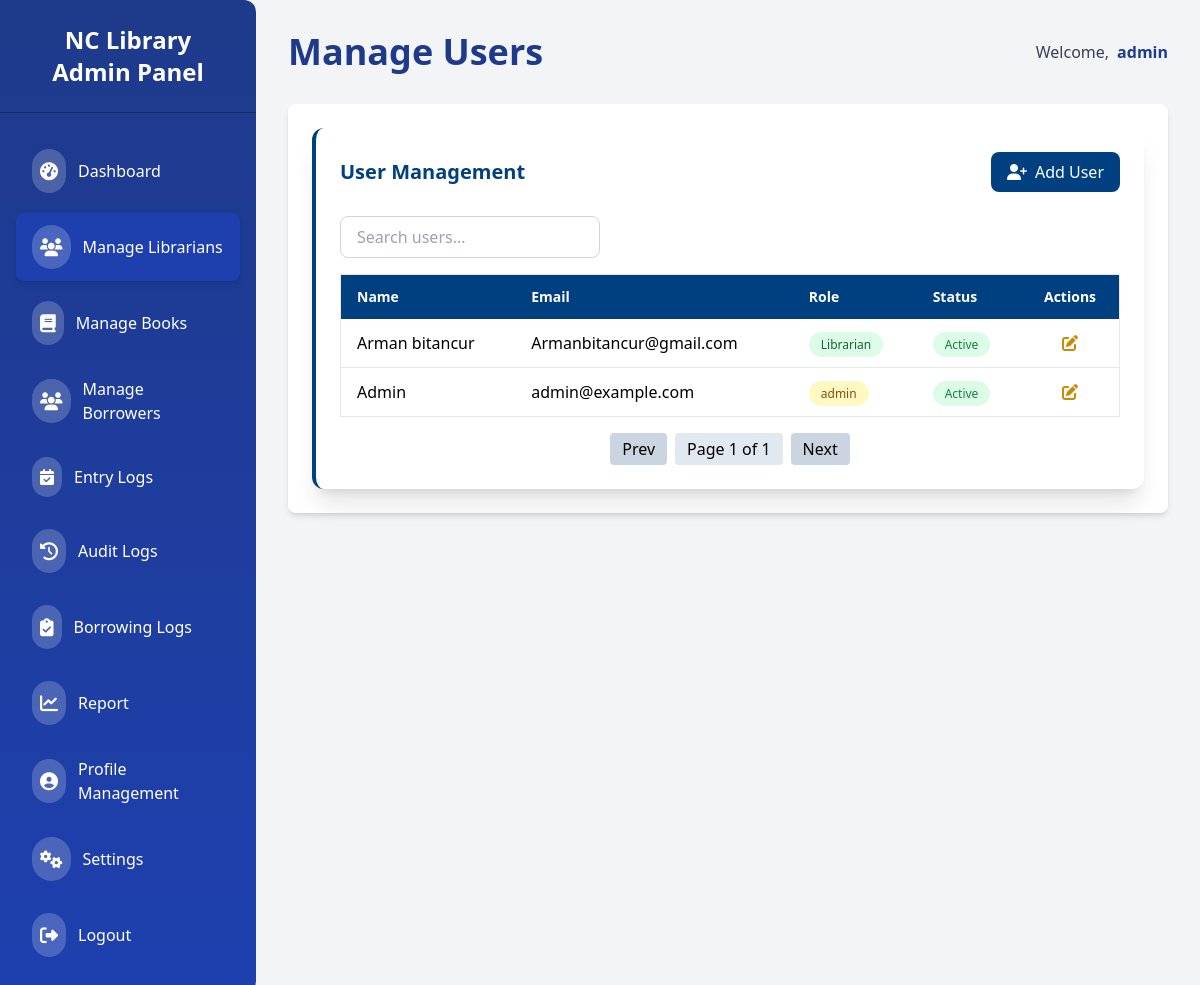
Page /admin/manage_librarians (signed in) on the committed database.
### app/models/user.py (models this page shows, shortened)
class User(db.Model, UserMixin):
    id = db.Column(db.Integer, primary_key=True)
    username = db.Column(db.String(80), unique=True, nullable=False)
    email = db.Column(db.String(120), unique=True, nullable=False)
    password_hash = db.Column(db.String(128), nullable=False)
    role = db.Column(db.String(50), nullable=False)
    is_active = db.Column(
        db.Boolean,
        nullable=False,
        server_default=expression.true()
    )

### app/routes/admin/librarians.py (the view)
@admin_bp.route("/manage_librarians")
@role_required("admin")
def manage_librarians():
    librarians = User.query.order_by(User.username.asc()).all()
    return render_template("admin/librarians.html", users=librarians)

### app/templates/admin/librarians.html (shortened to what this page needs)
{% extends "admin/admin_base.html" %}  {% block header %}Manage Users{% endblock %} {% block content %}
<div
  class="col-span-full bg-white shadow-xl rounded-xl p-6 border-l-4 border-[#004080]"
>
  <div
    class="flex flex-col md:flex-row md:items-center md:justify-between gap-4 mb-6"
  >
    <h2 class="text-xl font-semibold text-[#004080]">User Management</h2>
    <button
      type="button"
      onclick="openAddUserModal()"
      class="bg-[#004080] text-white px-4 py-2 rounded-lg hover:bg-[#002244] transition flex items-center gap-2"
    >
      <i class="fas fa-user-plus"></i>
      <span>Add User</span>
    </button>
  </div>
  <div class="mb-4">
    <input
      type="text"
      id="searchInput"
      placeholder="Search users..."
      class="w-full md:w-1/3 border border-gray-300 rounded-lg px-4 py-2 focus:outline-none focus:ring-2 focus:ring-[#004080]"
    />
  </div>
  <div class="overflow-x-auto">
    <table class="min-w-full border border-gray-200 rounded">
      <thead class="bg-[#004080] text-white">
        <tr>
          <th class="px-4 py-3 text-left text-sm font-semibold">Name</th>
          <th class="px-4 py-3 text-left text-sm font-semibold">Email</th>
          <th class="px-4 py-3 text-left text-sm font-semibold">Role</th>
          <th class="px-4 py-3 text-left text-sm font-semibold">Status</th>
          <th class="px-4 py-3 text-center text-sm font-semibold">Actions</th>
        </tr>
      </thead>
      <tbody class="divide-y">
        {% for user in users %}
        <tr class="hover:bg-gray-50">
          <td class="px-4 py-3 font-medium">
            {{ user.username.capitalize() }}
          </td>
          <td class="px-4 py-3">{{ user.email }}</td>
          <td class="px-4 py-3">
            <span
              class="px-3 py-1 rounded-full text-xs font-medium {% if user.role == 'Admin' %}bg-blue-100 text-blue-800 {% elif user.role == 'Librarian' %}bg-green-100 text-green-800 {% else %}bg-yellow-100 text-yellow-800{% endif %}"
            >
              {{ user.role }}
            </span>
          </td>
          <td class="px-4 py-3">
            {% if user.is_active %}
            <span
              class="px-3 py-1 rounded-full text-xs bg-green-100 text-green-700 font-medium"
            >
              Active
            </span>
            {% else %}
            <span
              class="px-3 py-1 rounded-full text-xs bg-red-100 text-red-700 font-medium"
            >
              Inactive
            </span>
            {% endif %}
          </td>
          <td class="px-4 py-3 text-center space-x-2">
            <button
              onclick='openEditUserModal({
                id: {{ user.id }},
                username: "{{ user.username }}",
                email: "{{ user.email }}",
                role: "{{ user.role }}",
                is_active: {{ "true" if user.is_active else "false" }}
              })'
              class="text-yellow-600 hover:text-yellow-800"
            >
              <i class="fas fa-edit"></i>
            </button>
          </td>
        </tr>
        {% else %}
        <tr>
          <td colspan="6" class="text-center py-6 text-gray-500">
            No users found.
          </td>
        </tr>
        {% endfor %}
      </tbody>
    </table>
  </div>
  <div class="mt-4 flex justify-center items-center space-x-2">
    <button
      id="prevPage"
      class="px-3 py-1 bg-[#cbd5e1] rounded hover:bg-gray-300"
    >
      Prev
    </button>
    <span id="pageInfo" class="px-3 py-1 bg-[#e2e8f0] rounded">Page 1</span>
    <button
      id="nextPage"
      class="px-3 py-1 bg-[#cbd5e1] rounded hover:bg-gray-300"
    >
      Next
    </button>
  </div>
</div>
{% endblock %}

### rows in the picture
User: username "Arman bitancur", email "Armanbitancur@gmail.com", role "Librarian", is_active "Active"
User: username "Admin", email "admin@example.com", role "admin", is_active "Active"

### other values in the picture
{{ session.username }} "admin"
